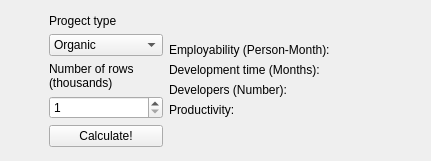
<?xml version="1.0" encoding="UTF-8"?>
<ui version="4.0">
 <class>MainWindow</class>
 <widget class="QMainWindow" name="MainWindow">
  <property name="geometry">
   <rect>
    <x>0</x>
    <y>0</y>
    <width>431</width>
    <height>161</height>
   </rect>
  </property>
  <property name="windowTitle">
   <string>MainWindow</string>
  </property>
  <widget class="QWidget" name="centralwidget">
   <layout class="QHBoxLayout" name="horizontalLayout">
    <item>
     <spacer name="horizontalSpacer_2">
      <property name="orientation">
       <enum>Qt::Horizontal</enum>
      </property>
      <property name="sizeType">
       <enum>QSizePolicy::Fixed</enum>
      </property>
      <property name="sizeHint" stdset="0">
       <size>
        <width>40</width>
        <height>20</height>
       </size>
      </property>
     </spacer>
    </item>
    <item>
     <layout class="QVBoxLayout" name="verticalLayout_2">
      <item>
       <spacer name="verticalSpacer_3">
        <property name="orientation">
         <enum>Qt::Vertical</enum>
        </property>
        <property name="sizeHint" stdset="0">
         <size>
          <width>20</width>
          <height>40</height>
         </size>
        </property>
       </spacer>
      </item>
      <item>
       <widget class="QLabel" name="label">
        <property name="text">
         <string>Progect type</string>
        </property>
       </widget>
      </item>
      <item>
       <widget class="QComboBox" name="model1">
        <item>
         <property name="text">
          <string>Organic</string>
         </property>
        </item>
        <item>
         <property name="text">
          <string>Semi-Detached</string>
         </property>
        </item>
        <item>
         <property name="text">
          <string>Embedded</string>
         </property>
        </item>
       </widget>
      </item>
      <item>
       <widget class="QLabel" name="label_2">
        <property name="text">
         <string>Number of rows
(thousands)</string>
        </property>
       </widget>
      </item>
      <item>
       <widget class="QSpinBox" name="size">
        <property name="minimum">
         <number>1</number>
        </property>
        <property name="maximum">
         <number>1000000007</number>
        </property>
       </widget>
      </item>
      <item>
       <widget class="QPushButton" name="calc">
        <property name="text">
         <string>Calculate!</string>
        </property>
       </widget>
      </item>
      <item>
       <spacer name="verticalSpacer_2">
        <property name="orientation">
         <enum>Qt::Vertical</enum>
        </property>
        <property name="sizeHint" stdset="0">
         <size>
          <width>20</width>
          <height>40</height>
         </size>
        </property>
       </spacer>
      </item>
     </layout>
    </item>
    <item>
     <layout class="QVBoxLayout" name="verticalLayout">
      <item>
       <spacer name="verticalSpacer_4">
        <property name="orientation">
         <enum>Qt::Vertical</enum>
        </property>
        <property name="sizeHint" stdset="0">
         <size>
          <width>20</width>
          <height>40</height>
         </size>
        </property>
       </spacer>
      </item>
      <item>
       <widget class="QLabel" name="label_7">
        <property name="text">
         <string>Employability (Person-Month):</string>
        </property>
       </widget>
      </item>
      <item>
       <widget class="QLabel" name="label_5">
        <property name="text">
         <string>Development time (Months):</string>
        </property>
       </widget>
      </item>
      <item>
       <widget class="QLabel" name="label_3">
        <property name="text">
         <string>Developers (Number):</string>
        </property>
       </widget>
      </item>
      <item>
       <widget class="QLabel" name="label_9">
        <property name="text">
         <string>Productivity:</string>
        </property>
       </widget>
      </item>
      <item>
       <spacer name="verticalSpacer">
        <property name="orientation">
         <enum>Qt::Vertical</enum>
        </property>
        <property name="sizeHint" stdset="0">
         <size>
          <width>20</width>
          <height>40</height>
         </size>
        </property>
       </spacer>
      </item>
     </layout>
    </item>
    <item>
     <layout class="QVBoxLayout" name="verticalLayout_3">
      <item>
       <spacer name="verticalSpacer_5">
        <property name="orientation">
         <enum>Qt::Vertical</enum>
        </property>
        <property name="sizeHint" stdset="0">
         <size>
          <width>20</width>
          <height>40</height>
         </size>
        </property>
       </spacer>
      </item>
      <item>
       <widget class="QLabel" name="label_8">
        <property name="text">
         <string/>
        </property>
       </widget>
      </item>
      <item>
       <widget class="QLabel" name="label_6">
        <property name="text">
         <string/>
        </property>
       </widget>
      </item>
      <item>
       <widget class="QLabel" name="label_4">
        <property name="text">
         <string/>
        </property>
       </widget>
      </item>
      <item>
       <widget class="QLabel" name="label_10">
        <property name="text">
         <string/>
        </property>
       </widget>
      </item>
      <item>
       <spacer name="verticalSpacer_6">
        <property name="orientation">
         <enum>Qt::Vertical</enum>
        </property>
        <property name="sizeHint" stdset="0">
         <size>
          <width>20</width>
          <height>40</height>
         </size>
        </property>
       </spacer>
      </item>
     </layout>
    </item>
    <item>
     <spacer name="horizontalSpacer">
      <property name="orientation">
       <enum>Qt::Horizontal</enum>
      </property>
      <property name="sizeType">
       <enum>QSizePolicy::Fixed</enum>
      </property>
      <property name="sizeHint" stdset="0">
       <size>
        <width>40</width>
        <height>20</height>
       </size>
      </property>
     </spacer>
    </item>
   </layout>
  </widget>
 </widget>
 <tabstops>
  <tabstop>model1</tabstop>
  <tabstop>size</tabstop>
  <tabstop>calc</tabstop>
 </tabstops>
 <resources/>
 <connections/>
</ui>
